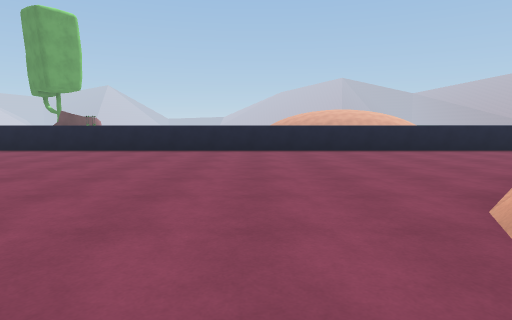
view 1 (above)

24 first-person views from a walk through a scene from a Unity 3-D project. The camera is 1.3 m above the floor, tilts 6° down and sees 75° across. The floor is counted in squares, 2 m on a side. Each view is taken from the middle of a square. On the plan, view 1 faces up. The plan holds only what a view shows up to about 10 squares ahead; the rest is blank. The place goes on beyond the plan. The player is left out. Surface patterns are stand-ins for the level's own textures.

view 2
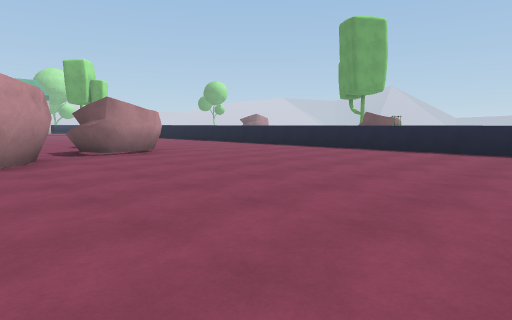

view 3
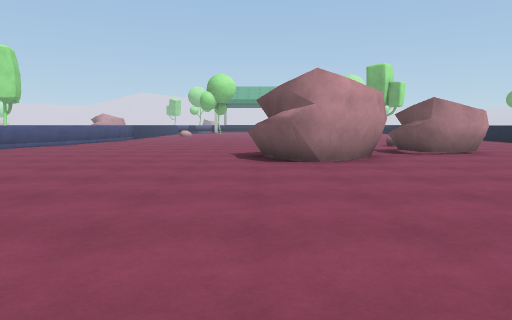

view 4
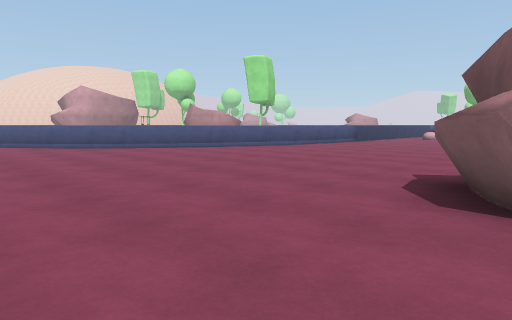

view 5
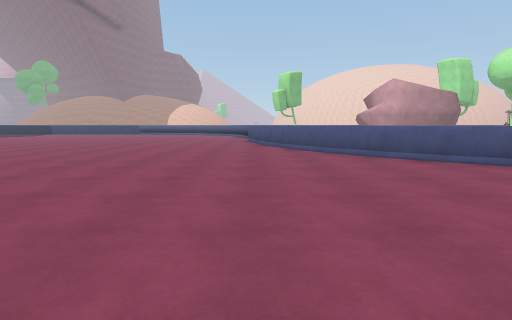

view 6
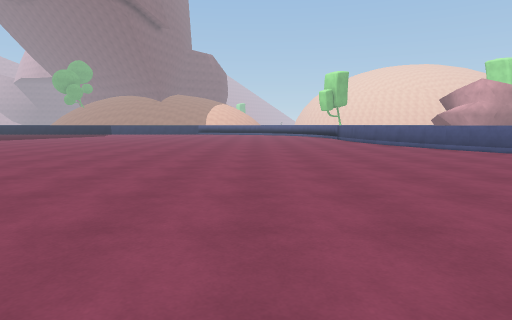

view 7
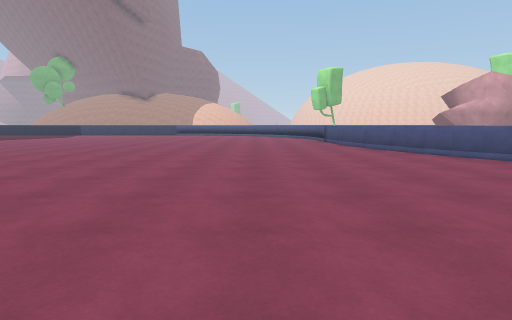

view 8
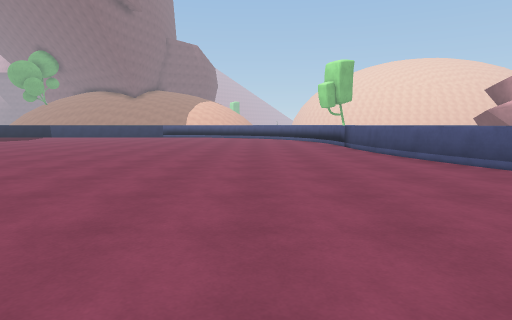

view 9
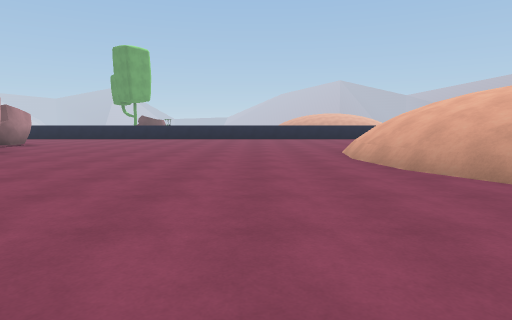

view 10
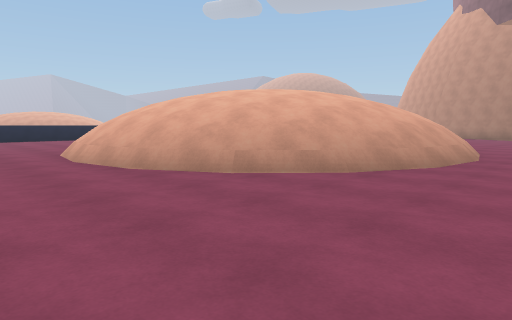

view 11
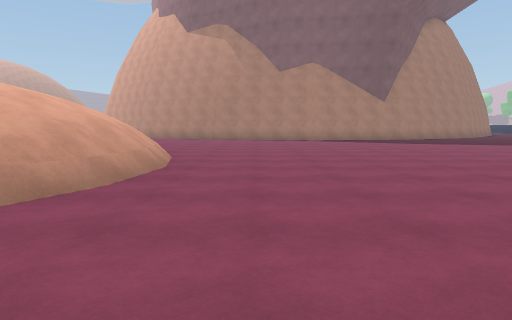

view 12
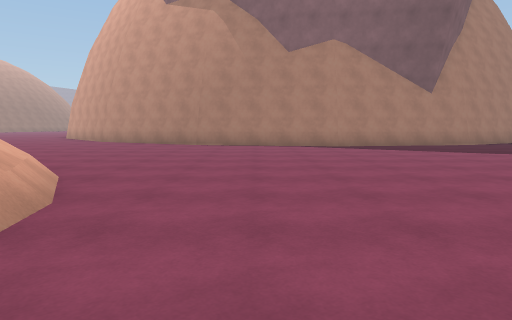

view 13
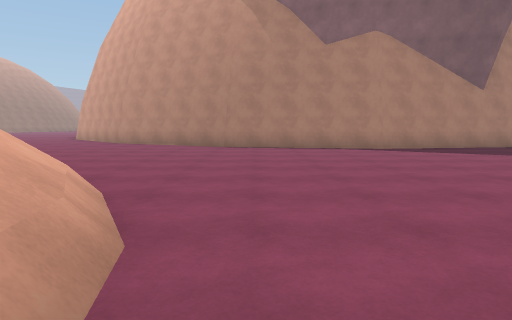

view 14
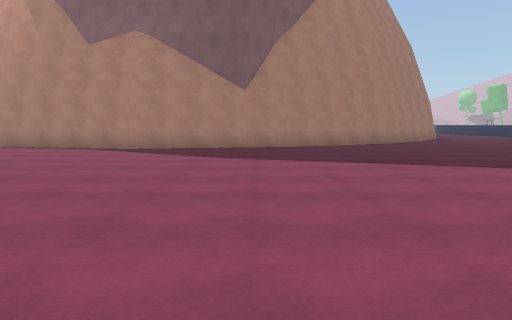

view 15
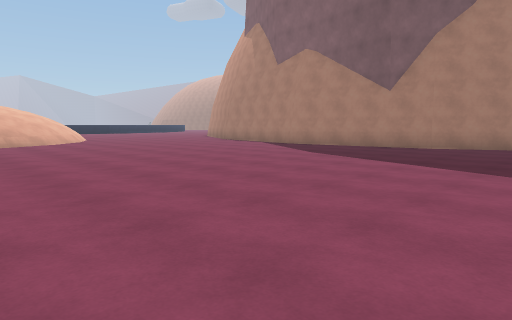

view 16
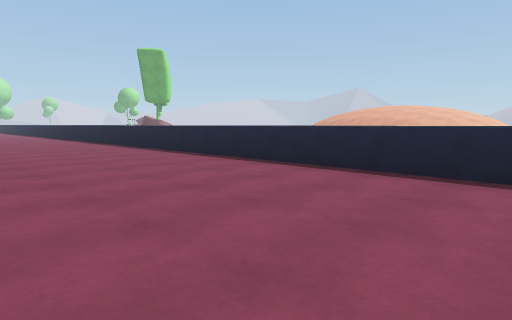

view 17
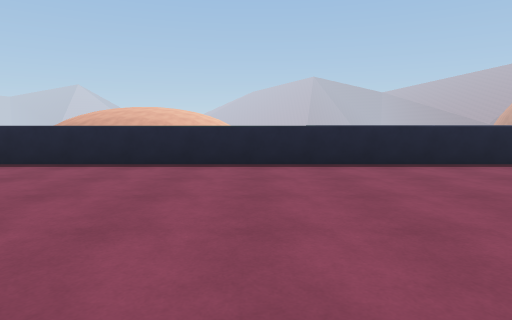

view 18
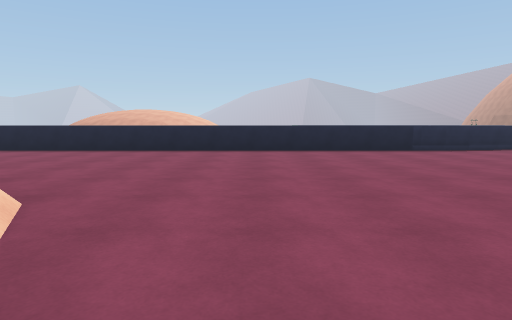

view 19
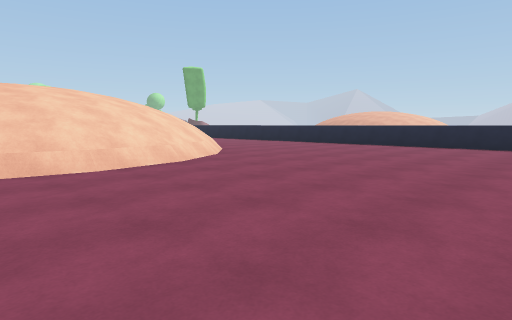

view 20
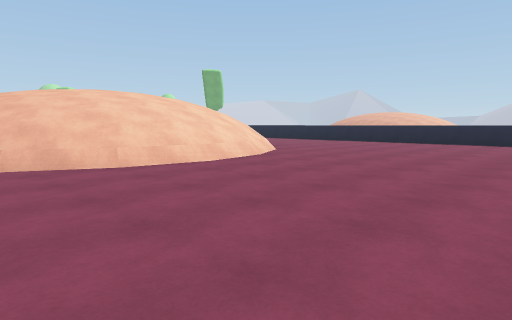

view 21
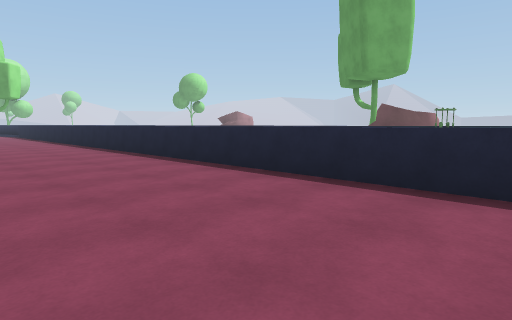

view 22
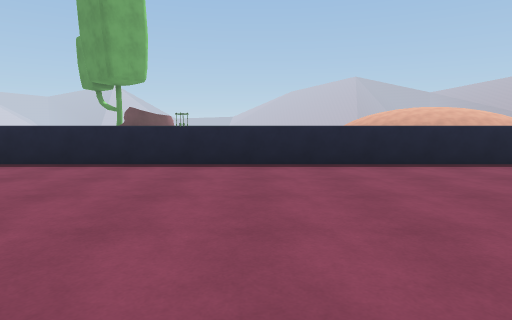

view 23
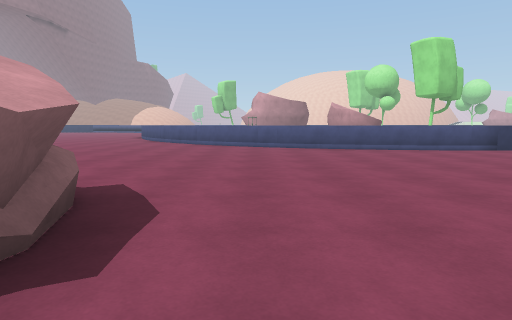

view 24
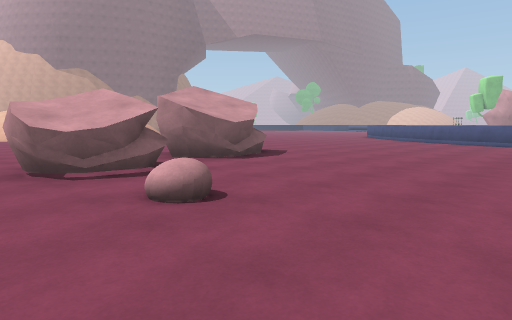

### Floor plan
Key: @ floor where view 1 was taken; # wall or solid block; . floor; = window, fence, low wall or low ledge; ^ raised ledge; T tree; O other object.
Columns run from 14 left of view 1 to 16 right of it. Each row starts with its distance up from view 1.
 15      TOO
 14       O
 13     ====#=           =====
 12         O
 11
 10
  9 ^^^^^^^^^^^^^^^^^^^^^^^^^^^^^^=
  8 ...............................
  7 ...............................
  6 ...............................
  5 ...............................
  4 .....O............    ^.......
  3 ...O.OO..........^     ^......
  2 ................^      #^......
  1 .....OOO........^       ^......
  0  ....OO#......@^^       ^^.....
 -1  .....OO.......^^       ^^.....
 -2  ...............^       ^......
 -3 ................^#     #^......
 -4 .................^^^ ^^^.......
 -5 ..................^^^^^.......#
 -6 ..............................#
 -7 ^^^#..........................#
 -8    ^^#........................#
 -9      ^^.......................#
-10       #^......................#
-11        #^.....................#
-12         ^#....................#
-13          ^....................#
-14          ^....................#
-15           ^....................
-16           ^....................
-17           =....................
-18           ^..........     .....
-19           ^..........       ...

Where each view was taken, in squares from view 1:
view 1: 0 up, 0 right, facing up
view 2: 0 up, 1 left, facing up-left
view 3: 1 down, 1 left, facing left
view 4: 0 up, 4 left, facing down-left
view 5: 4 down, 4 left, facing down
view 6: 4 down, 0 right, facing down
view 7: 6 down, 1 left, facing down
view 8: 9 down, 1 left, facing down
view 9: 7 down, 1 left, facing up
view 10: 7 down, 1 left, facing up-right
view 11: 7 down, 1 right, facing right
view 12: 7 down, 5 right, facing right
view 13: 6 down, 6 right, facing right
view 14: 13 down, 6 right, facing right
view 15: 17 down, 6 right, facing up-right
view 16: 4 up, 12 right, facing up-left
view 17: 3 up, 11 right, facing up
view 18: 0 up, 12 right, facing up
view 19: 2 down, 16 right, facing up-left
view 20: 4 down, 16 right, facing up-left
view 21: 5 up, 4 left, facing up-left
view 22: 3 up, 4 left, facing up
view 23: 2 up, 10 left, facing down
view 24: 5 up, 14 left, facing down-right
